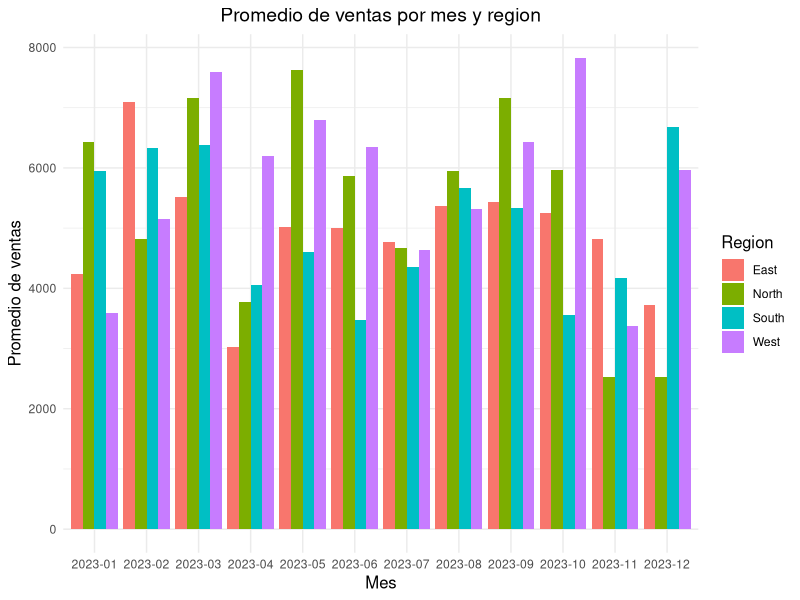
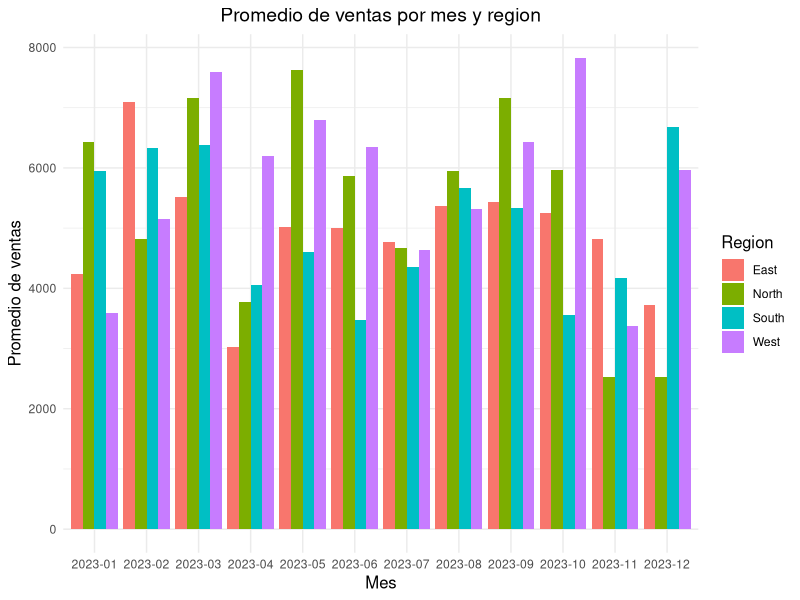

Recreate these plots in R, in order.
# Primero, se asegúrate de que el paquete ggplot2 esté instalado, en caso de que no esté, lo instala
if (!require(ggplot2)) {
  install.packages("ggplot2")
  library(ggplot2)
}
  
#Carga el archivo csv a la variable datos
datos <- read.csv(file = "sales_metrics_by_region.csv")

#Se imprimen las primeras 5 lienas para comprobar que se pudo leer el archivo
head(datos, 5)

# Crear un gráfico de barras del promedio de ventas agrupado por mes y región, utilizando la librería ggplot
sales_plot <- ggplot(datos, aes(x = Month, y = Sale_Amount, fill = Geography)) +
  stat_summary(fun = mean, geom = "bar", position = "dodge") +
  #Se agrega el titulo de la grafica
  labs(title = "Promedio de ventas por mes y region",
  #Se agrega el nombre que estará en el eje de las X que en este caso será el mes
       x = "Mes",
       #En el eje Y se agrega la etiqueta que es el promedio de ventas
       y = "Promedio de ventas",
       #Se agrega la etiqueta Region
       fill = "Region") +
  theme_minimal() +
  theme(
    #Se pasan los tamaños que contendrá cada etiqueta
    plot.title = element_text(hjust = 0.5, size = 14),
    axis.title.x = element_text(size = 12),
    axis.title.y = element_text(size = 12),
    legend.title = element_text(size = 12)
  )
# Guardar el gráfico como un archivo de imagen png
ggsave("sales_metrics_plot.png", plot = sales_plot, width = 10, height = 6)
# Guardar el gráfico como un archivo de imagen pdf (la imagen png se genera sin fondo, por lo cual se ve de mala calidad)
ggsave("sales_metrics_plot.pdf", plot = sales_plot, width = 10, height = 6)